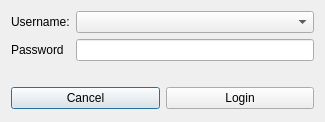
<?xml version="1.0" encoding="UTF-8"?>
<ui version="4.0">
 <class>LoginDialog</class>
 <widget class="QDialog" name="LoginDialog">
  <property name="geometry">
   <rect>
    <x>0</x>
    <y>0</y>
    <width>325</width>
    <height>122</height>
   </rect>
  </property>
  <property name="windowTitle">
   <string>Login</string>
  </property>
  <layout class="QFormLayout" name="formLayout">
   <item row="0" column="0">
    <widget class="QLabel" name="label">
     <property name="text">
      <string>Username:</string>
     </property>
    </widget>
   </item>
   <item row="0" column="1">
    <widget class="QComboBox" name="combo_username"/>
   </item>
   <item row="1" column="0">
    <widget class="QLabel" name="label_2">
     <property name="text">
      <string>Password</string>
     </property>
    </widget>
   </item>
   <item row="1" column="1">
    <widget class="QLineEdit" name="edit_password">
     <property name="echoMode">
      <enum>QLineEdit::Password</enum>
     </property>
    </widget>
   </item>
   <item row="2" column="1">
    <widget class="QLabel" name="label_result">
     <property name="text">
      <string/>
     </property>
    </widget>
   </item>
   <item row="3" column="0" colspan="2">
    <layout class="QGridLayout" name="gridLayout">
     <item row="0" column="0">
      <widget class="QPushButton" name="btn_cancel">
       <property name="text">
        <string>Cancel</string>
       </property>
      </widget>
     </item>
     <item row="0" column="1">
      <widget class="QPushButton" name="btn_login">
       <property name="text">
        <string>Login</string>
       </property>
      </widget>
     </item>
    </layout>
   </item>
  </layout>
 </widget>
 <tabstops>
  <tabstop>combo_username</tabstop>
  <tabstop>edit_password</tabstop>
  <tabstop>btn_cancel</tabstop>
  <tabstop>btn_login</tabstop>
 </tabstops>
 <resources/>
 <connections/>
</ui>
